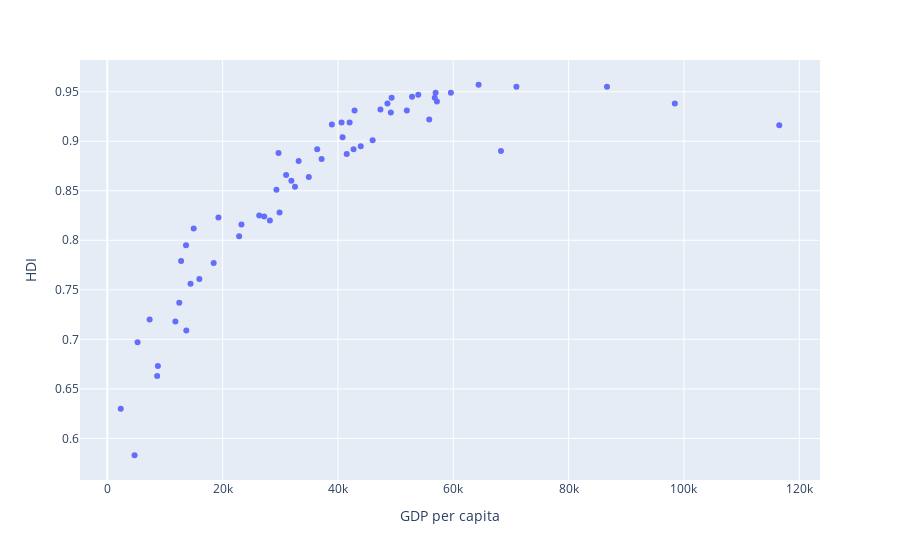

This figure's notebook cell:
### Code cell
df['Opa'] = [(x-2000)/19 for x in df['Year']]
fig = px.scatter(df[df['Year']==2019], x= "GDP per capita", y = "HDI", hover_name = 'Country')#, opacity = 'Opa')

fig.show()

### Figure 1 — Plotly figure (JSON) as saved in the notebook; plotly's stock layout.template omitted (floating-point values rounded to 4 significant figures)
{"data": [{"hovertemplate": "<b>%{hovertext}</b><br><br>GDP per capita=%{x}<br>HDI=%{y}<extra></extra>", "hovertext": ["Albania", "Australia", "Austria", "Azerbaijan", "Belarus", "Belgium", "Bulgaria", "Canada", "Hong Kong", "China", "Croatia", "Cyprus", "Denmark", "El Salvador", "Estonia", "Finland", "France", "Georgia", "Germany", "Greece", "Guatemala", "Hungary", "Iceland", "Indonesia", "Ireland", "Israel", "Italy", "Japan", "Kazakhstan", "Kiribati", "Kyrgyzstan", "Latvia", "Lithuania", "Luxembourg", "Malta", "Mauritius", "Mongolia", "Myanmar", "Netherlands", "New Zealand", "Norway", "Poland", "Portugal", "Romania", "Russian Federation", "Singapore", "Slovakia", "Slovenia", "South Africa", "Spain", "Sweden", "Switzerland", "Thailand", "Turkey", "Ukraine", "United Arab Emirates", "United Kingdom", "Uzbekistan"], "legendgroup": "", "marker": {"color": "#636efa", "symbol": "circle"}, "mode": "markers", "name": "", "orientation": "v", "showlegend": false, "type": "scatter", "x": [13660.0, 49310.0, 55830.0, 14440.0, 19280.0, 51940.0, 23270.0, 49170.0, 59590.0, 15980.0, 29340.0, 41520.0, 57160.0, 8776.0, 36400.0, 48580.0, 46020.0, 14990.0, 53930.0, 29700.0, 8653.0, 32550.0, 56940.0, 11810.0, 86650.0, 40630.0, 42710.0, 42020.0, 26350.0, 2340.0, 5258.0, 31010.0, 37170.0, 116500.0, 43950.0, 22870.0, 12490.0, 4740.0, 56780.0, 42880.0, 64390.0, 33190.0, 34950.0, 29880.0, 27210.0, 98410.0, 31930.0, 38950.0, 13710.0, 40800.0, 52850.0, 70940.0, 18450.0, 28200.0, 12800.0, 68260.0, 47370.0, 7348.0], "xaxis": "x", "y": [0.795, 0.944, 0.922, 0.756, 0.823, 0.931, 0.816, 0.929, 0.949, 0.761, 0.851, 0.887, 0.94, 0.673, 0.892, 0.938, 0.901, 0.812, 0.947, 0.888, 0.663, 0.854, 0.949, 0.718, 0.955, 0.919, 0.892, 0.919, 0.825, 0.63, 0.697, 0.866, 0.882, 0.916, 0.895, 0.804, 0.737, 0.583, 0.944, 0.931, 0.957, 0.88, 0.864, 0.828, 0.824, 0.938, 0.86, 0.917, 0.709, 0.904, 0.945, 0.955, 0.777, 0.82, 0.779, 0.89, 0.932, 0.72], "yaxis": "y"}], "layout": {"legend": {"tracegroupgap": 0}, "margin": {"t": 60}, "xaxis": {"anchor": "y", "domain": [0, 1], "title": {"text": "GDP per capita"}}, "yaxis": {"anchor": "x", "domain": [0, 1], "title": {"text": "HDI"}}}}
